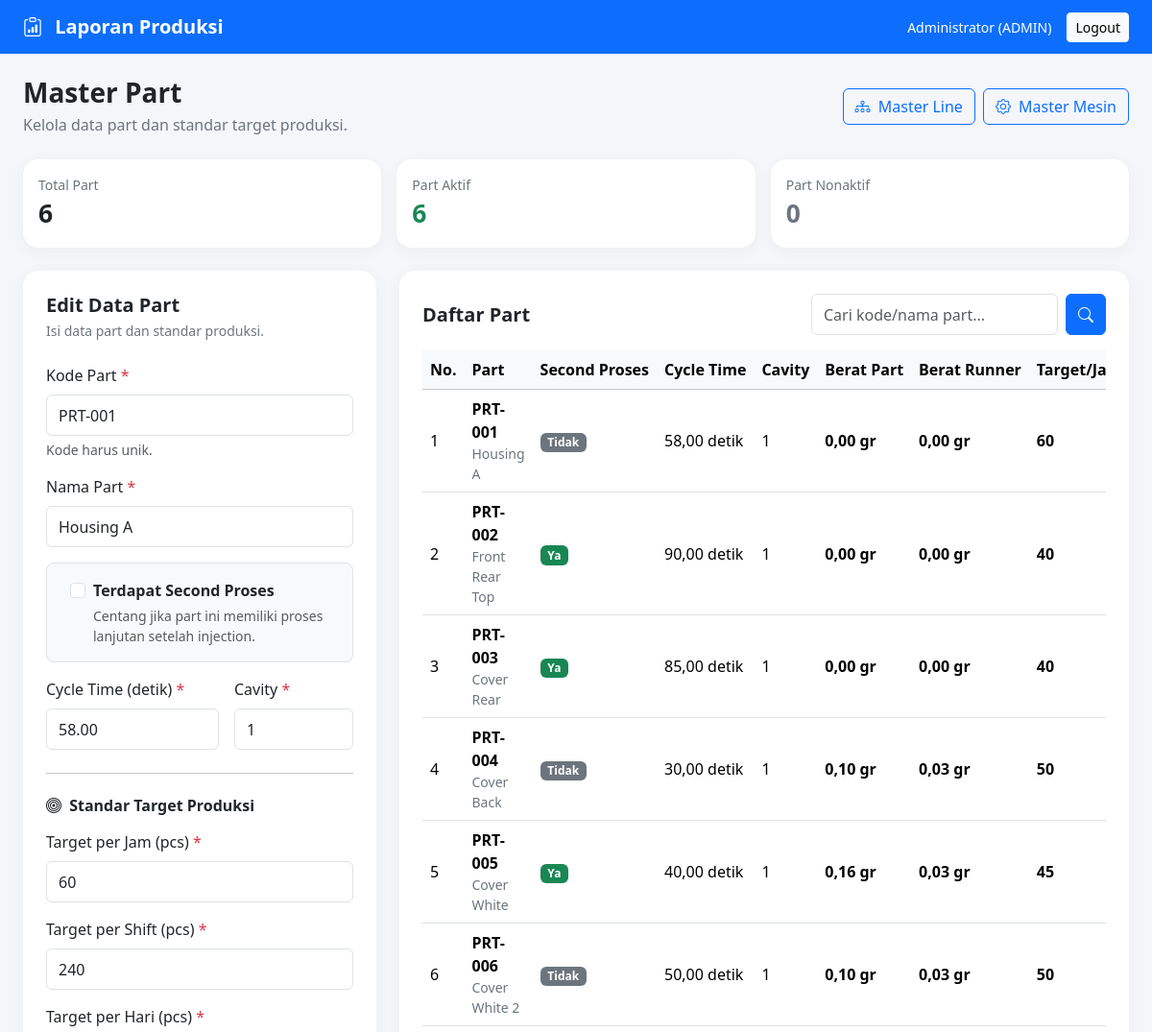
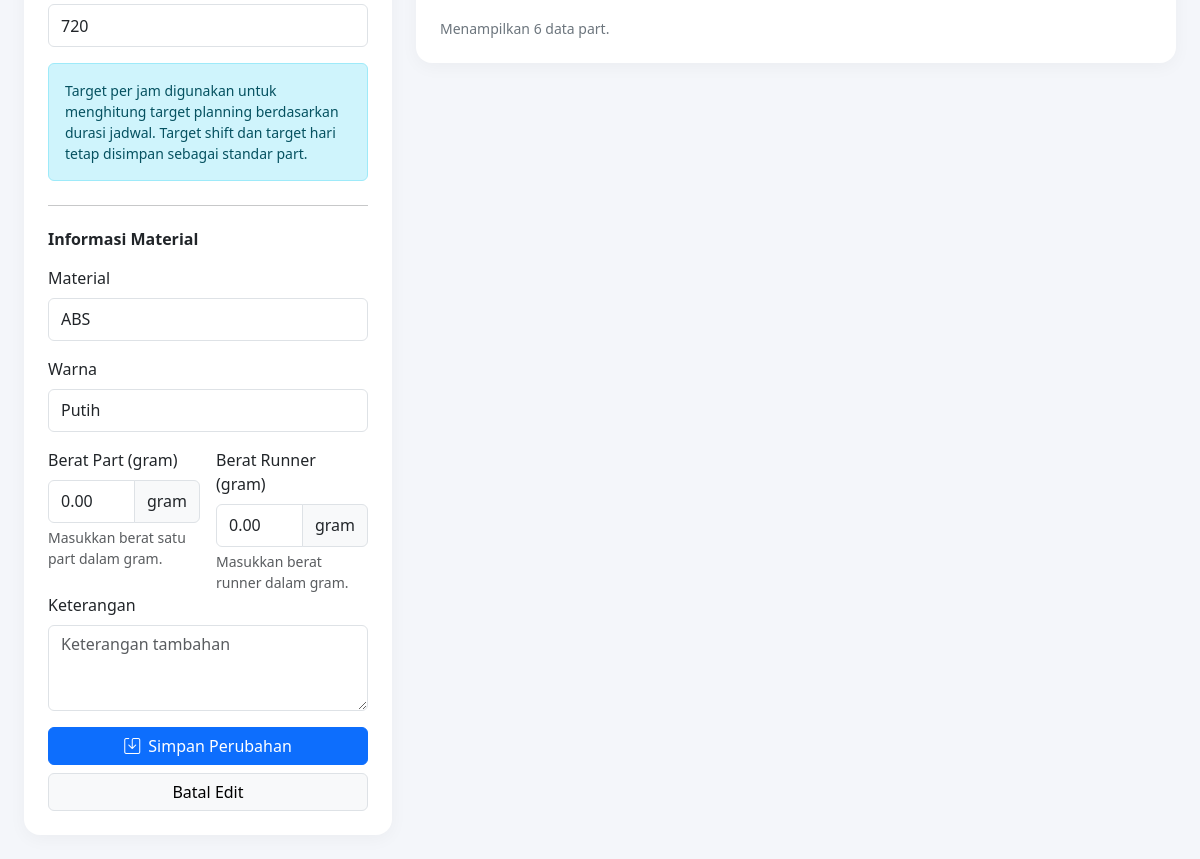
The page /master/part.php?edit=1 (signed in) on the database its author committed (2 pictures, top to bottom).
### tables this page shows
CREATE TABLE `master_part` (
  `id` int(10) UNSIGNED NOT NULL,
  `kode_part` varchar(50) NOT NULL,
  `nama_part` varchar(150) NOT NULL,
  `cycle_time` decimal(10,2) NOT NULL,
  `cavity` int(10) UNSIGNED NOT NULL,
  `target_per_jam` int(10) UNSIGNED NOT NULL,
  `target_per_shift` int(10) UNSIGNED NOT NULL,
  `target_per_hari` int(10) UNSIGNED NOT NULL,
  `material` varchar(100) DEFAULT NULL,
  `warna` varchar(100) DEFAULT NULL,
  `terdapat_second_proses` tinyint(1) NOT NULL DEFAULT 0,
  `keterangan` text DEFAULT NULL,
  `status` enum('AKTIF','NONAKTIF') NOT NULL DEFAULT 'AKTIF',
  `created_at` timestamp NOT NULL DEFAULT current_timestamp(),
  `updated_at` timestamp NOT NULL DEFAULT current_timestamp() ON UPDATE current_timestamp(),
  `berat_part` decimal(10,2) NOT NULL DEFAULT 0.00,
  `berat_runner` decimal(10,2) NOT NULL DEFAULT 0.00
);

### master/part.php (the view, shortened to what the rows shown need)
<?php
require_once __DIR__ . '/../config/koneksi.php';
function e($value): string
{
    return htmlspecialchars(
        (string) $value,
        ENT_QUOTES,
        'UTF-8'
    );
}
$editData = null;
if (isset($_GET['edit'])) {
    $idEdit = filter_var(
        $_GET['edit'],
        FILTER_VALIDATE_INT,
        ['options' => ['min_range' => 1]]
    );
    if ($idEdit) {
        $stmt = $conn->prepare(
            "SELECT *
             FROM master_part
             WHERE id = ?
             LIMIT 1"
        );
        $stmt->bind_param('i', $idEdit);
        $stmt->execute();
        $editData = $stmt->get_result()->fetch_assoc();
    }
}
$keyword = trim($_GET['q'] ?? '');
$sql = "
    SELECT
        id,
        kode_part,
        nama_part,
        terdapat_second_proses,
        cycle_time,
        cavity,
        target_per_jam,
        target_per_shift,
        target_per_hari,
        material,
        warna,
        berat_part,
        berat_runner,
        status
    FROM master_part
";
$sql .= " ORDER BY kode_part ASC";
$stmt = $conn->prepare($sql);
$stmt->execute();
$result = $stmt->get_result();
$parts = [];
while ($row = $result->fetch_assoc()) {
    $parts[] = $row;
}
?>
<!DOCTYPE html>
<html lang="id">
<head>
    <link href="https://cdn.jsdelivr.net/npm/bootstrap@5.3.3/dist/css/bootstrap.min.css"
          rel="stylesheet">
    <link href="https://cdn.jsdelivr.net/npm/bootstrap-icons@1.11.3/font/bootstrap-icons.css"
          rel="stylesheet">
</head>
<body>
<div class="container-fluid px-3 px-lg-4 py-4">
    <div class="row g-4">
        <div class="col-12 col-xl-4">
            <div class="card page-card">
                <div class="card-body p-4">
                    <form method="POST">
                        <div class="mb-3">
                            <label class="form-label">
                                Kode Part <span class="text-danger">*</span>
                            </label>
                            <input type="text"
                                   name="kode_part"
                                   class="form-control"
                                   maxlength="50"
                                   pattern="[A-Za-z0-9_-]+"
                                   placeholder="Contoh: PRT-001"
                                   value="<?= e($editData['kode_part'] ?? '') ?>"
                                   required>
                            <div class="form-text">
                                Kode harus unik.
                            </div>
                        </div>
                        <div class="mb-3">
                            <label class="form-label">
                                Nama Part <span class="text-danger">*</span>
                            </label>
                            <input type="text"
                                   name="nama_part"
                                   class="form-control"
                                   maxlength="150"
                                   placeholder="Contoh: Housing A"
                                   value="<?= e($editData['nama_part'] ?? '') ?>"
                                   required>
                        </div>
                        <div class="form-check border rounded-3 p-3 ps-5 mb-3 bg-light">
                            <input
                                type="checkbox"
                                class="form-check-input"
                                id="terdapat_second_proses"
                                name="terdapat_second_proses"
                                value="1"
                                <?= !empty($editData['terdapat_second_proses']) ? 'checked' : '' ?>
                            >
                            <label
                                class="form-check-label fw-semibold"
                                for="terdapat_second_proses">
                                Terdapat Second Proses
                            </label>
                            <div class="form-text">
                                Centang jika part ini memiliki proses lanjutan setelah injection.
                            </div>
                        </div>
                        <div class="row g-3">
                            <div class="col-7">
                                <label class="form-label">
                                    Cycle Time (detik)
                                    <span class="text-danger">*</span>
                                </label>
                                <input type="number"
                                       name="cycle_time"
                                       class="form-control"
                                       min="0.01"
                                       max="99999999.99"
                                       step="0.01"
                                       placeholder="30"
                                       value="<?= e($editData['cycle_time'] ?? '') ?>"
                                       required>
                            </div>
                            <div class="col-5">
                                <label class="form-label">
                                    Cavity
                                    <span class="text-danger">*</span>
                                </label>
                                <input type="number"
                                       name="cavity"
                                       class="form-control"
                                       min="1"
                                       step="1"
                                       placeholder="2"
                                       value="<?= e($editData['cavity'] ?? '') ?>"
                                       required>
                            </div>
                        </div>
                        <div class="mb-3">
                            <label class="form-label">
                                Target per Jam (pcs)
                                <span class="text-danger">*</span>
                            </label>
                            <input type="number"
                                   name="target_per_jam"
                                   class="form-control"
                                   min="1"
                                   step="1"
                                   placeholder="200"
                                   value="<?= e($editData['target_per_jam'] ?? '') ?>"
                                   required>
                        </div>
                        <div class="mb-3">
                            <label class="form-label">
                                Target per Shift (pcs)
                                <span class="text-danger">*</span>
                            </label>
                            <input type="number"
                                   name="target_per_shift"
                                   class="form-control"
                                   min="1"
                                   step="1"
                                   placeholder="1600"
                                   value="<?= e($editData['target_per_shift'] ?? '') ?>"
                                   required>
                        </div>
                        <div class="mb-3">
                            <label class="form-label">
                                Target per Hari (pcs)
                                <span class="text-danger">*</span>
                            </label>
                            <input type="number"
                                   name="target_per_hari"
                                   class="form-control"
                                   min="1"
                                   step="1"
                                   placeholder="4800"
                                   value="<?= e($editData['target_per_hari'] ?? '') ?>"
                                   required>
                        </div>
                        <div class="mb-3">
                            <label class="form-label">Material</label>
                            <input type="text"
                                name="material"
                                class="form-control"
                                maxlength="100"
                                placeholder="Contoh: ABS"
                                value="<?= e($editData['material'] ?? '') ?>">
                        </div>
                        <div class="mb-3">
                            <label class="form-label">Warna</label>
                            <input type="text"
                                name="warna"
                                class="form-control"
                                maxlength="100"
                                placeholder="Contoh: Hitam"
                                value="<?= e($editData['warna'] ?? '') ?>">
                        </div>
                        <div class="row g-3">
                            <div class="col-md-6">
                                <div class="input-group">
                                    <input type="number"
                                        name="berat_part"
                                        id="berat_part"
                                        class="form-control"
                                        min="0"
                                        max="99999999.99"
                                        step="0.01"
                                        placeholder="Contoh: 12.50"
                                        value="<?= e($editData['berat_part'] ?? '0.00') ?>"
                                        required>
                                    <span class="input-group-text">gram</span>
                                </div>
                            </div>
                            <div class="col-md-6">
                                <div class="input-group">
                                    <input type="number"
                                        name="berat_runner"
                                        id="berat_runner"
                                        class="form-control"
                                        min="0"
                                        max="99999999.99"
                                        step="0.01"
                                        placeholder="Contoh: 3.25"
                                        value="<?= e($editData['berat_runner'] ?? '0.00') ?>"
                                        required>
                                    <span class="input-group-text">gram</span>
                                </div>
                            </div>
                        </div>
                    </form>
                </div>
            </div>
        </div>
        <div class="col-12 col-xl-8">
            <div class="card page-card">
                <div class="card-body p-3 p-lg-4">
                    <div class="table-responsive">
                        <table class="table table-hover align-middle">
                            <thead class="table-light">
                                <tr>
                                    <th>No.</th>
                                    <th>Part</th>
                                    <th>Second Proses</th>
                                    <th>Cycle Time</th>
                                    <th>Cavity</th>
                                    <th>Berat Part</th>
                                    <th>Berat Runner</th>
                                    <th>Target/Jam</th>
                                </tr>
                            </thead>
                            <tbody>
                            <?php if (!$parts): ?>
                                <tr>
                                    <td colspan="12"
                                        class="text-center text-secondary py-4">
                                        <?= $keyword !== ''
                                            ? 'Part tidak ditemukan.'
                                            : 'Belum ada data part.' ?>
                                    </td>
                                </tr>
                            <?php else: ?>
                                <?php foreach ($parts as $i => $part): ?>
                                    <tr>
                                        <td><?= $i + 1 ?></td>
                                        <td>
                                            <div class="fw-semibold">
                                                <?= e($part['kode_part']) ?>
                                            </div>
                                            <div class="small text-secondary">
                                                <?= e($part['nama_part']) ?>
                                            </div>
                                        </td>
                                        <td>
                                            <?php if ((int) $part['terdapat_second_proses'] === 1): ?>
                                                <span class="badge text-bg-success">Ya</span>
                                            <?php else: ?>
                                                <span class="badge text-bg-secondary">Tidak</span>
                                            <?php endif; ?>
                                        </td>
                                        <td>
                                            <?= e(number_format(
                                                (float) $part['cycle_time'],
                                                2,
                                                ',',
                                                '.'
                                            )) ?> detik
                                        </td>
                                        <td><?= (int) $part['cavity'] ?></td>
                                        <td class="target-value">
                                            <?= number_format(
                                                (float) ($part['berat_part'] ?? 0),
                                                2,
                                                ',',
                                                '.'
                                            ) ?> gr
                                        </td>
                                        <td class="target-value">
                                            <?= number_format(
                                                (float) ($part['berat_runner'] ?? 0),
                                                2,
                                                ',',
                                                '.'
                                            ) ?> gr
                                        </td>
                                        <td class="target-value">
                                            <?= number_format(
                                                (int) $part['target_per_jam'],
                                                0,
                                                ',',
                                                '.'
                                            ) ?>
                                        </td>
                                    </tr>
                                <?php endforeach; ?>
                            <?php endif; ?>
                            </tbody>
                        </table>
                    </div>
                </div>
            </div>
        </div>
    </div>
</div>
</body>
</html>

### rows shown on the page
master_part: kode_part "PRT-001", nama_part "Housing A", cycle_time "58.00", cavity "1", target_per_jam "60", target_per_shift "240", target_per_hari "720", material "ABS", warna "Putih", berat_part "0.00", berat_runner "0.00", shows "Tidak", cycle_time "58,00", berat_part "0,00", berat_runner "0,00"
master_part: kode_part "PRT-002", nama_part "Front Rear Top", terdapat_second_proses "Ya", cycle_time "90,00", cavity "1", berat_part "0,00", berat_runner "0,00", target_per_jam "40"
master_part: kode_part "PRT-003", nama_part "Cover Rear", terdapat_second_proses "Ya", cycle_time "85,00", cavity "1", berat_part "0,00", berat_runner "0,00", target_per_jam "40"
master_part: kode_part "PRT-004", nama_part "Cover Back", terdapat_second_proses "Tidak", cycle_time "30,00", cavity "1", berat_part "0,10", berat_runner "0,03", target_per_jam "50"
master_part: kode_part "PRT-005", nama_part "Cover White", terdapat_second_proses "Ya", cycle_time "40,00", cavity "1", berat_part "0,16", berat_runner "0,03", target_per_jam "45"
master_part: kode_part "PRT-006", nama_part "Cover White 2", terdapat_second_proses "Tidak", cycle_time "50,00", cavity "1", berat_part "0,10", berat_runner "0,03", target_per_jam "50"

### other values the page prints
$_SESSION['nama'] "Administrator"
$_SESSION['role'] "ADMIN"
$totalPart "6"
$totalAktif "6"
$totalNonaktif "0"
count($parts) "6"
